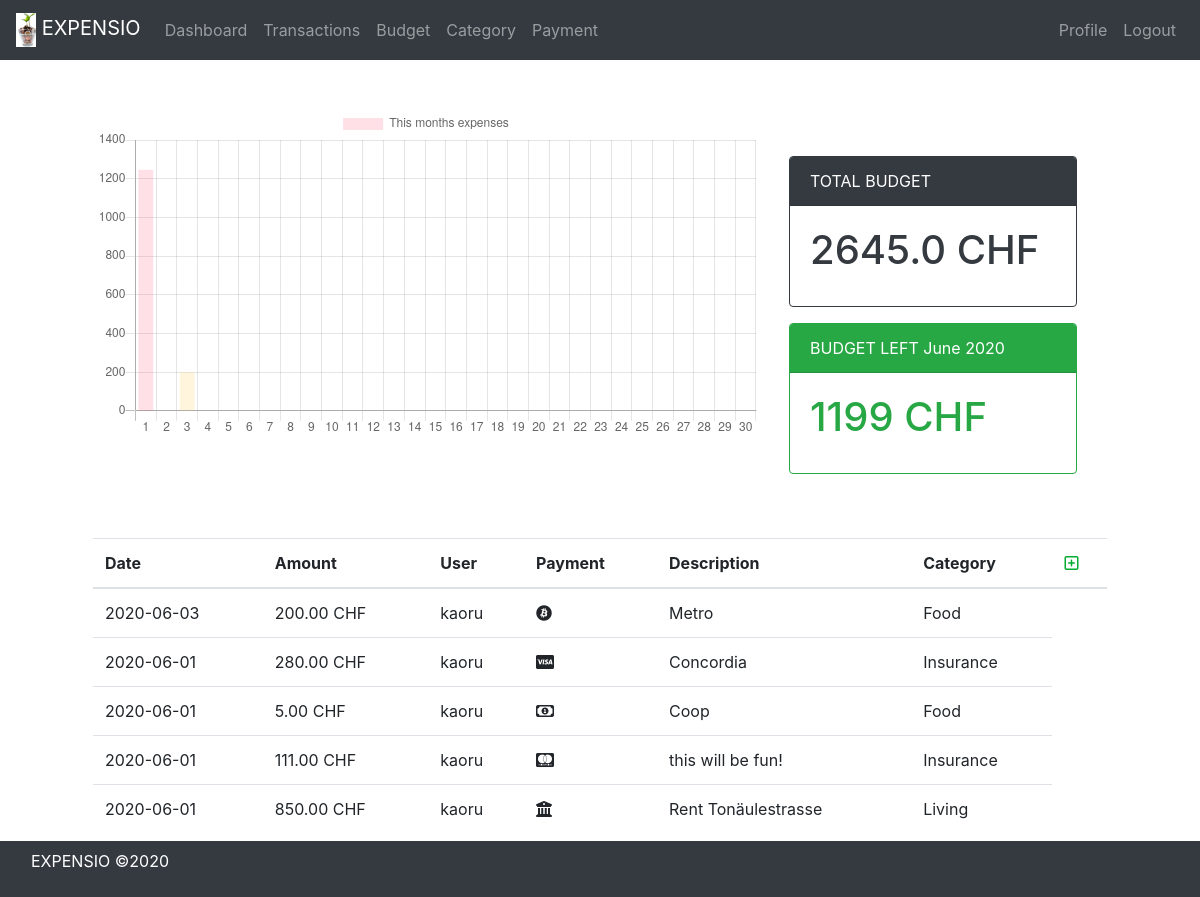
/dashboard/ (signed in), run on an earlier commit of the app's database.
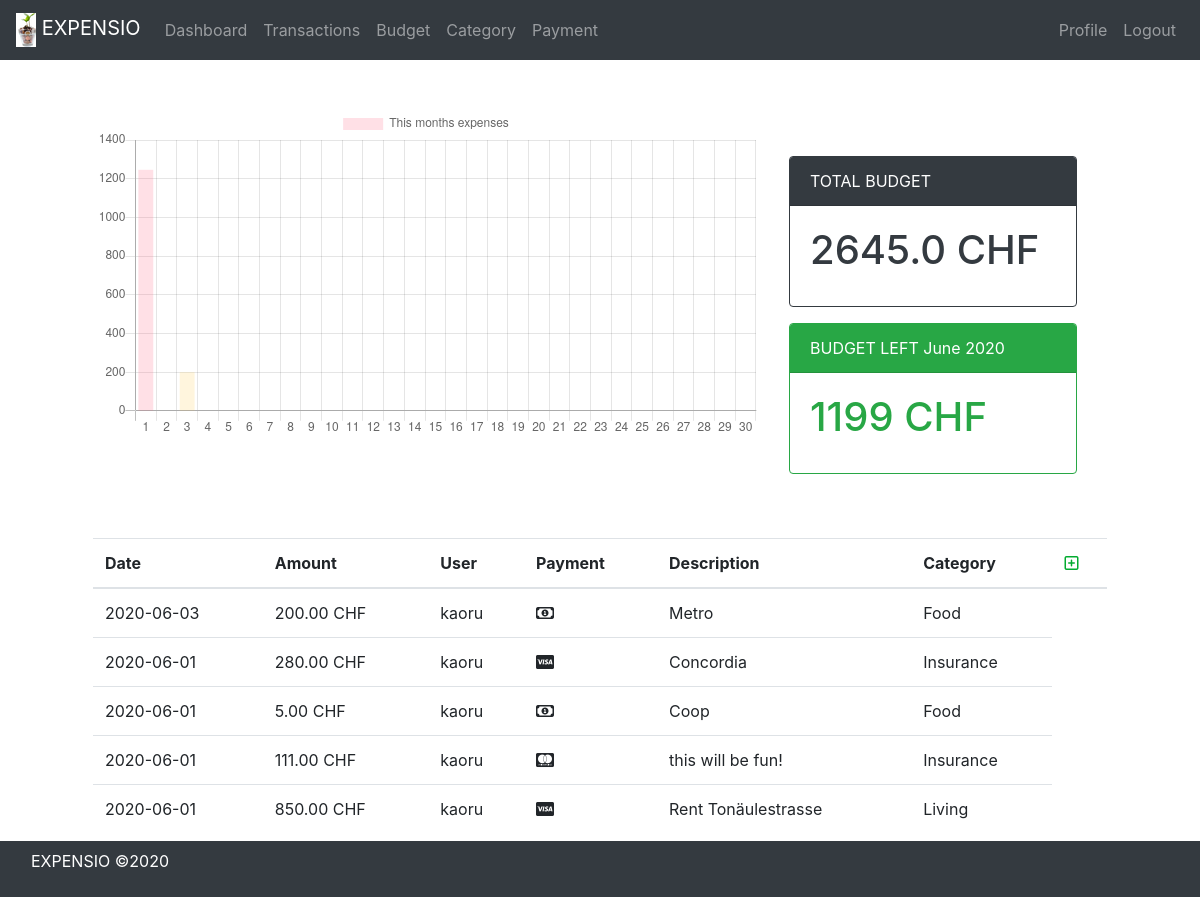
And on a later commit of the database.
### transaction_expense/models.py (models this page shows)
class Transaction_Expense(models.Model):
    date = models.DateTimeField()
    amount = models.DecimalField(max_digits=19, decimal_places=2)
    description = models.CharField(max_length=200, default="")
    user = models.ForeignKey("auth.User", on_delete=models.CASCADE)
    category = models.ForeignKey(Category, on_delete=models.CASCADE, null=True)
    payment = models.ForeignKey(Payment, on_delete=models.CASCADE, null=True)

### category/models.py (models this page shows, shortened)
class Category(models.Model):
    name = models.CharField(max_length=100)
    created_date = models.DateTimeField(auto_now_add=True)
    user = models.ForeignKey("auth.User", on_delete=models.CASCADE)
    """
    Returns self.name instead of object.object
    """
    def __str__(self):
        return str(self.name)

### dashboard/views.py (the view)
# urls.py: path("", login_required(views.dashboard_pie_chart), name="dashboard_pie_chart"),
def dashboard_pie_chart(request):
    budget_data = budget_pie_chart_data_dash(request)
    today = datetime.date.today()
    transaction_queryset = Transaction_Expense.objects.filter(
        user=request.user, date__iso_year=today.year, date__month=today.month
    ).order_by("-date")
    this_month_in_days = monthrange(today.year, today.month)
    data = {}
    for item in transaction_queryset:
        if item.date.day not in data:
            data[item.date.day] = item.amount
        else:
            data[item.date.day] += item.amount
    transaction_days_label = []
    transaction_days_data = []
    for day in range(1, this_month_in_days[1] + 1):
        if day in data:
            transaction_days_label.append(day)
            transaction_days_data.append(str(data[day]))
        else:
            transaction_days_label.append(day)
            transaction_days_data.append(str(0))
    return render(
        request,
        "dashboard.html",
        {
            "labels": transaction_days_label,
            "data": transaction_days_data,
            "total_budget": budget_data["total_budget"],
            "transactions": budget_data["transactions"],
            "year": budget_data["year"],
            "month": budget_data["month"],
            "transaction_queryset": transaction_queryset,
        },
    )

### dashboard/templates/dashboard.html (shortened to what the changed rows need)
{% extends 'base.html' %}
{% block content %}
    <div class="container">
        <div class="row">
            <div class="pt-5 col-md-4">
                <div class="card border-dark mb-3" style="max-width: 18rem;">
                    <div class="card-body text-dark">
                        <h1 class="card-title">{{ total_budget }} CHF</h1>
                    </div>
                </div>
                {% if transactions >= 0 %}
                    <div class="card border-success mb-3" style="max-width: 18rem;">
                        <div class="card-body text-success">
                            <h1 class="card-title">{{ transactions }} CHF</h1>
                        </div>
                    </div>
                {% endif %}
            </div>
        </div>
        <div class="row pt-5">
            <div class="col-md-12 table-responsive">
                <table class="table">
                    <thead>
                        <tr>
                            <th scope="col">Date</th>
                            <th scope="col">Amount</th>
                            <th scope="col">User</th>
                            <th scope="col">Payment</th>
                            <th scope="col">Description</th>
                            <th scope="col">Category</th>
                            <th scope="col">
                                <a href="../transaction/add">
                                    <i class="far fa-plus-square" style="color:#03ab30;"></i>
                                </a>
                            </th>
                        </tr>
                    </thead>
                    <tbody>
                        {% for transaction in transaction_queryset %}
                            <tr>
                                <td>{{ transaction.date | date:"Y-m-d" }}</td>
                                <td>{{ transaction.amount }} CHF</td>
                                <td>{{ transaction.user }}</td>
                                {% if transaction.payment.type == 'CASH'%}
                                    <td><i class="far fa-money-bill-alt"></i></td>
                                {% elif transaction.payment.type == 'VISA' %}
                                    <td><i class="fab fa-cc-visa"></i></td>
                                {% elif transaction.payment.type == 'MASTERCARD' %}
                                    <td><i class="fab fa-cc-mastercard"></i></td>
                                {% elif transaction.payment.type == 'BANK' %}
                                    <td><i class="fas fa-university"></i></td>
                                {% elif transaction.payment.type == 'CRYPTO' %}
                                    <td><i class="fab fa-bitcoin"></i></td>
                                {% endif %}
                                <td>{{ transaction.description }}</td>
                                <td>{{ transaction.category }}</td>
                            </tr>
                        {% endfor %}
                    </tbody>
                </table>
            </div>
        </div>
    </div>
    <script>
     // https://www.chartjs.org/docs/latest/?h=backgroundcolor
     var config = {
         type: 'bar',
         data: {
             datasets: [{
                 data: {{ data|safe }},
                 backgroundColor: [
                     'rgba(255, 99, 132, 0.2)',
                     'rgba(54, 162, 235, 0.2)',
                     'rgba(255, 206, 86, 0.2)',
                     'rgba(75, 192, 192, 0.2)',
                     'rgba(153, 102, 255, 0.2)',
                     'rgba(255, 159, 64, 0.2)'
                 ],
                 label: 'This months expenses'
             }],
             labels: {{ labels|safe }}
         },
         options: {
             responsive: true
         }
     };
     window.onload = function() {
         var chartdata = document.getElementById('dashboard_pie_chart').getContext('2d');
         window.myPie = new Chart(chartdata, config);
     };
    </script>
{% endblock %}

What changed in the data, as far as the page shows it:
changed Transaction_Expense "Metro": payment_id 9 → 1 (drawn)
changed Transaction_Expense "Rent Tonäulestrasse": payment_id 8 → 2 (drawn)
